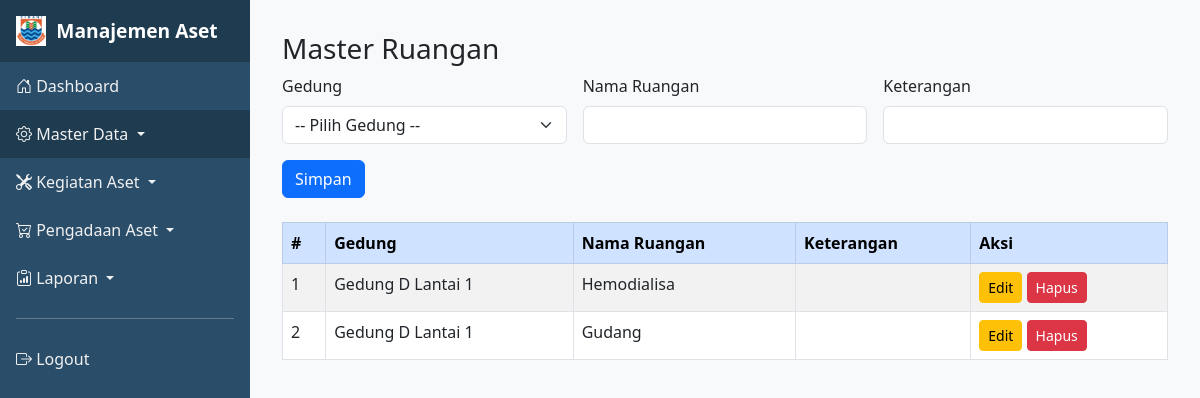
/index.php?page=ruangan (signed in), run on the app's committed database.
### tables this page shows
CREATE TABLE `ruangan` (
  `id_ruangan` int(11) NOT NULL,
  `id_gedung` int(11) NOT NULL,
  `nama_ruangan` varchar(100) NOT NULL,
  `keterangan` varchar(100) DEFAULT NULL
);

CREATE TABLE `gedung` (
  `id_gedung` int(11) NOT NULL,
  `nama_gedung` varchar(100) NOT NULL,
  `keterangan` text DEFAULT NULL
);

### pages/ruangan.php (the view, shortened to what this page needs)
<?php
require_once 'includes/db.php';
$edit = null;
$ruangan = $conn->query("
    SELECT r.*, g.nama_gedung
    FROM ruangan r
    JOIN gedung g ON r.id_gedung = g.id_gedung
    ORDER BY r.id_ruangan DESC
");
?>
<h3>Master Ruangan</h3>
<form method="POST" class="row g-3 mb-4">
    <div class="col-md-4">
        <label for="id_gedung" class="form-label">Gedung</label>
        <select name="id_gedung" id="id_gedung" class="form-select" required>
            <option value="">-- Pilih Gedung --</option>
        </select>
    </div>
    <div class="col-md-4">
        <label for="nama_ruangan" class="form-label">Nama Ruangan</label>
        <input type="text" name="nama_ruangan" id="nama_ruangan" class="form-control" required value="<?= $edit['nama_ruangan'] ?? '' ?>">
    </div>
    <div class="col-md-4">
        <label for="keterangan" class="form-label">Keterangan</label>
        <input type="text" name="keterangan" id="keterangan" class="form-control" value="<?= $edit['keterangan'] ?? '' ?>">
    </div>
    <div class="col-12">
        <button class="btn btn-primary" type="submit"><?= isset($edit) ? 'Update' : 'Simpan' ?></button>
    </div>
</form>
<table class="table table-bordered table-striped">
    <thead class="table-primary">
        <tr>
            <th>#</th>
            <th>Gedung</th>
            <th>Nama Ruangan</th>
            <th>Keterangan</th>
            <th>Aksi</th>
        </tr>
    </thead>
    <tbody>
        <?php $no = 1; while ($r = $ruangan->fetch_assoc()): ?>
            <tr>
                <td><?= $no++ ?></td>
                <td><?= htmlspecialchars($r['nama_gedung']) ?></td>
                <td><?= htmlspecialchars($r['nama_ruangan']) ?></td>
                <td><?= htmlspecialchars($r['keterangan']) ?></td>
                <td>
                    <a href="index.php?page=ruangan&edit=<?= $r['id_ruangan'] ?>" class="btn btn-sm btn-warning">Edit</a>
                    <a href="index.php?page=ruangan&hapus=<?= $r['id_ruangan'] ?>" class="btn btn-sm btn-danger" onclick="return confirm('Yakin ingin menghapus?')">Hapus</a>
                </td>
            </tr>
        <?php endwhile; ?>
    </tbody>
</table>

### index.php (style rules this page uses)
:root { --main-color: #2A4D69; --hover-color: #1f3b50; --sidebar-width: 250px; }
body { margin: 0; padding: 0; font-family: 'Segoe UI', sans-serif; background-color: #f8f9fa; }

### data on the page
ruangan: id_gedung.nama_gedung "Gedung D Lantai 1", nama_ruangan "Hemodialisa"
ruangan: id_gedung.nama_gedung "Gedung D Lantai 1", nama_ruangan "Gudang"
